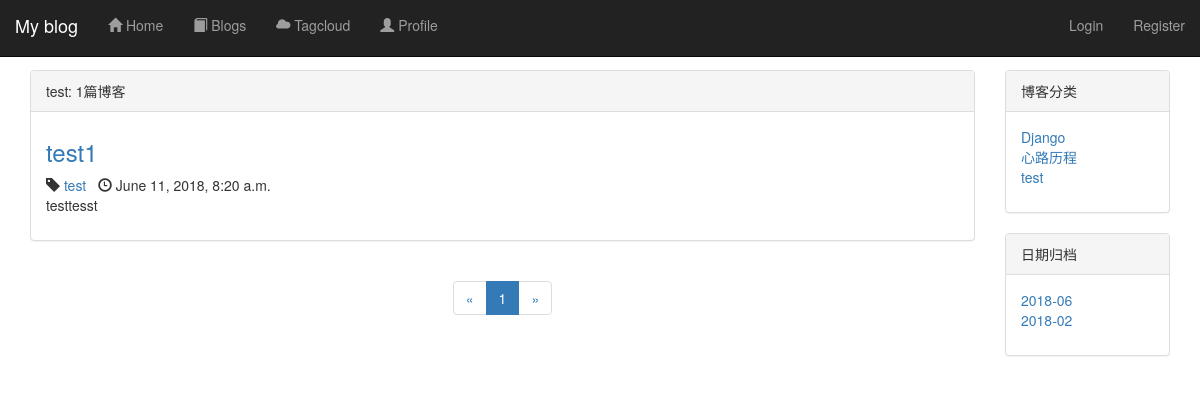
Before: /blog/type/3 with the older database file.
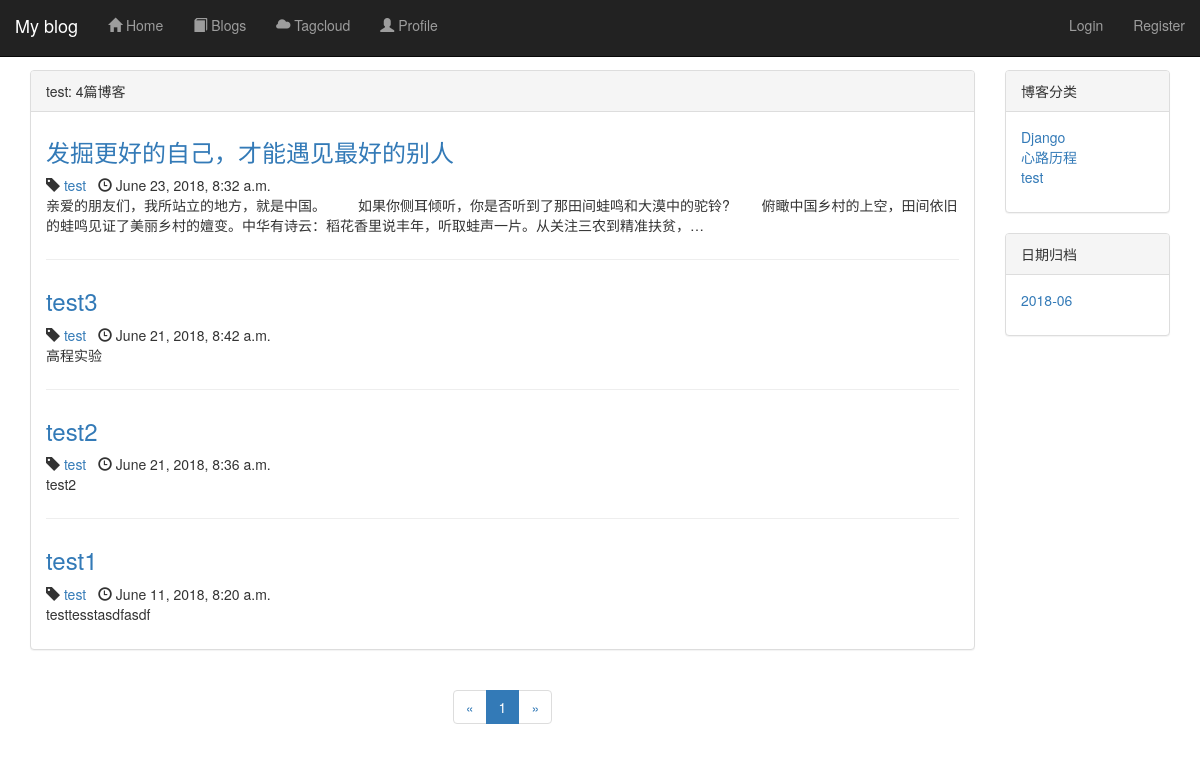
After: the same page with the newer database file.
### blog/models.py (models this page shows, shortened)
class Blog(models.Model, ReadNumExpandMethod):
    title = models.CharField(max_length=50)
    blog_type = models.ForeignKey(BlogType, on_delete=models.CASCADE)
    content = RichTextUploadingField()
    author = models.ForeignKey(User, on_delete=models.CASCADE)
    read_details = GenericRelation(ReadDetail)
    create_time = models.DateTimeField(auto_now_add=True)
    last_updated_time = models.DateTimeField(auto_now=True)
    class Meta:
        ordering = ['-create_time']

class BlogType(models.Model):
    type_name = models.CharField(max_length=30)
    def __str__(self):
        return self.type_name

### blog/views.py (the view)
# urls.py: path('type/<int:blog_type_pk>', views.blogs_with_type, name="blogs_with_type"),
def blogs_with_type(request, blog_type_pk):
    blog_type = get_object_or_404(BlogType, pk=blog_type_pk)
    blogs_all_list = Blog.objects.filter(blog_type=blog_type)
    paginator = Paginator(blogs_all_list, 10)  # 十个博客进行分页
    page_num = request.GET.get('page', 1)  # get请求获取页码
    page_of_blogs = paginator.get_page(page_num)
    current_page = page_of_blogs.number
    if paginator.num_pages == 1:
        page_range = [1]
    elif current_page == 1 or current_page == 2:
        if paginator.num_pages <= 5:
            page_range = list(range(1, paginator.num_pages))
        else:
            page_range = list([1, 2, 3, 4, 5])
    elif current_page == paginator.num_pages or current_page == paginator.num_pages - 1:
        if paginator.num_pages <= 5:
            page_range = list(range(1, paginator.num_pages))
        else:
            page_range = list([paginator.num_pages - 4, paginator.num_pages - 3, paginator.num_pages - 2,
                               paginator.num_pages - 1, paginator.num_pages])
    else:
        page_range = list(range(max(current_page - 1, 1), current_page)) + \
                     list(range(current_page, min(current_page + 1, paginator.num_pages) + 1))
    if page_range and page_range[0] >= 3:
        page_range.insert(0, '...')
    if page_range and paginator.num_pages - page_range[-1] >= 2:
        page_range.append('...')
    if page_range and page_range[0] != 1:
        page_range.insert(0, 1)
    if page_range and page_range[-1] != paginator.num_pages:
        page_range.append(paginator.num_pages)
    context = {}
    context['blog_dates'] = Blog.objects.dates(
        'create_time', 'month', order='DESC')
    context['blog_type'] = blog_type
    context['blogs'] = page_of_blogs.object_list
    context['page_of_blogs'] = page_of_blogs
    context['blog_types'] = BlogType.objects.all()
    context['page_range'] = page_range
    context['blogs_all_list'] = blogs_all_list
    for_7_days_hot_data = cache.get('for_7_days_hot_data')
    if for_7_days_hot_data is None:
        for_7_days_hot_data = get_seven_days_date()
        cache.set('for_7_days_hot_data', for_7_days_hot_data, 3600)
    context['for_7_days_hot_data'] = for_7_days_hot_data
    return render(request, 'blogs_with_type.html', context)

### blog/views.py (called while the page is built)
def get_seven_days_date():
    today = timezone.now().date()
    date = today - datetime.timedelta(days=7)
    blogs = Blog.objects.filter(read_details__date__lt=today, read_details__date__gt=date). \
        values('id', 'title').annotate(read_num_sum=Sum('read_details__read_num')).order_by('-read_num_sum')
    return blogs

### templates/blogs_with_type.html (shortened to what this page needs)
{% extends 'blog_list.html' %}
{% block blog_list_title %}
    {{ blog_type.type_name }}:
{% endblock %}
{% block sum_up %}{{ blogs_all_list.count }}{% endblock %}

### templates/blog_list.html (shortened to what the changed rows need)
{% extends 'base.html' %}
{% block head_extrends %}
    <link rel="stylesheet" href="/static/blog.css">
{% endblock %}
{% block content %}
    <div class="container">
        <div class="row">
            <div class="col-sm-8 col-md-9 col-lg-10">
                <div class="panel panel-default">
                    <div class="panel-heading">{% block blog_list_title %}博客列表:共{% endblock %}
                        {% block sum_up %}{{ page_of_blogs.paginator.count }}{% endblock %}篇博客
                    </div>
                    <div class="panel-body">
                        {% for blog in blogs %}
                            <div class="blog">
                                <h3><a href="/blog/{{ blog.pk }}">
                                    {{ blog.title }}
                                </a></h3>
                                <p class="blog-info">
                                    <span class="glyphicon glyphicon-tag"></span>
                                    <a href="/blog/type/{{ blog.blog_type_id }}">{{ blog.blog_type }}</a>
                                    <span class="glyphicon glyphicon-time"></span>
                                    {{ blog.create_time }}
                                </p>
                                <p>{{ blog.content|striptags|truncatechars:120 }}</p>
                            </div>
                        {% empty %}
                            <div class="blog">
                                <h3><p>暂无博客，敬请期待</p></h3>
                            </div>
                        {% endfor %}
                    </div>
                </div>
                <div class="paginator">
                    <ul class="pagination">
                        {% for page_num in page_range %}
                            {% if page_num == page_of_blogs.number %}
                                <li class="active"><a href="?page={{ page_num }}">{{ page_num }}</a></li>
                            {% else %}
                                {% if page_num == '...' %}
                                    <li><span>{{ page_num }}</span></li>
                                {% else %}
                                    <li><a href="?page={{ page_num }}">{{ page_num }}</a></li>
                                {% endif %}
                            {% endif %}
                        {% endfor %}
                    </ul>
                </div>
            </div>
            <div class="hidden-xs col-sm-4 col-md-3 col-lg-2 ">
                <div class="panel panel-default">
                    <div class="panel-body">
                        <ul class="blog-types">
                            {% for blog_type in blog_types %}
                                <li>
                                    <a href="/blog/type/{{ blog_type.id }}">{{ blog_type.type_name }}</a>
                                </li>
                            {% empty %}
                                <li>暂无分类</li>
                            {% endfor %}
                        </ul>
                    </div>
                </div>
                <div class="panel panel-default">
                    <div class="panel-body">
                        <ul class="blog-types">
                            {% for blog_date in blog_dates %}
                                <li>
                                    <a href="{% url 'blogs_with_date' blog_date.year blog_date.month %}">
                                        {{ blog_date|date:"Y-m" }}
                                    </a>
                                </li>
                            {% empty %}
                                <li>暂无分类</li>
                            {% endfor %}
                        </ul>
                    </div>
                </div>
            </div>
        </div>
    </div>
{% endblock %}

Changed rows visible on the page:
added Blog: title "发掘更好的自己，才能遇见最好的别人", blog_type "test", create_time "June 23, 2018, 8:32 a.m.", content "亲爱的朋友们，我所站立的地方，就是中国。 如果你侧耳倾听，你是否听到了那田间蛙鸣和大漠中的驼铃? 俯瞰中国乡村的上空，田间依旧的蛙鸣见证了美丽乡村的嬗变。中华有诗云：稻花香里说丰年，听取蛙声一片。从关注三农到精准扶贫，…"
added Blog: title "test3", blog_type "test", create_time "June 21, 2018, 8:42 a.m.", content "高程实验"
added Blog: title "test2", blog_type "test", create_time "June 21, 2018, 8:36 a.m.", content "test2"
changed Blog "test1": content "testtesst" → "testtesstasdfasdf"
Other visible differences:
{{ blogs_all_list.count }}: "1" → "4"
list line gone: "2018-02"
